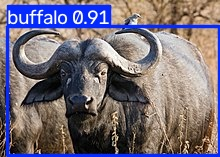
#> input picture LAB_10-Object Detection II/runs/image_test/buffalo_041.jpg, 220 x 157 px
$ python -i preprocessing.py   (imports and definitions only)
#> lines starting #> are read from the running program, lines starting #| are printed output that depends on the picture
#> further down, picture is the input picture: shape (157, 220, 3); mean B, G, R 121.3, 109.1, 117.3

import cv2
import numpy as np


# Preprocess images by converting color formats and resizing
def preprocess_image(image, img_size=100):
    """Resize image to RGB format."""
#> called with img_size = 100

    # Check if the image is empty or cannot be loaded
    if image is None or image.size == 0:
        return None

    # Convert grayscale images to RGB
    if image.ndim == 2:
        image = cv2.cvtColor(
            image, cv2.COLOR_GRAY2RGB
        )

    # Convert images with an Alpha Channel (BGRA) to RGB
    elif image.ndim == 3 and image.shape[2] == 4:
        image = cv2.cvtColor(
            image, cv2.COLOR_BGRA2RGB
        )

    # Convert normal color images from BGR to RGB
    else:
        image = cv2.cvtColor(
            image, cv2.COLOR_BGR2RGB
        )

    # Get the original height and width of the image
    height, width = image.shape[:2]
#> height = 157; width = 220

    # Select interpolation based on the original image size
    # Use INTER_AREA for downscaling and INTER_LINEAR for upscaling
    interpolation = (
        cv2.INTER_AREA
        if height > img_size or width > img_size
        else cv2.INTER_LINEAR
    )
#> interpolation = 3

    # Resize the image to the specified width and height
    image = cv2.resize(
        image,
        (img_size, img_size),
        interpolation=interpolation
    )
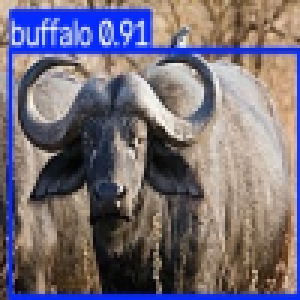
#> image: shape (100, 100, 3) (shown 3 times larger); mean R, G, B 117.3, 109.1, 121.3

    return image


# Convert images into a contiguous NumPy array for CNN input
def to_features(images):

    # Keep pixel values as uint8 (0-255) to reduce memory usage
    # Normalization from 0-255 to 0-1 is performed inside the CNN model
    return np.ascontiguousarray(
        images, dtype=np.uint8
    )

>>> import cv2
>>> picture = cv2.imread('../../LAB_10-Object Detection II/runs/image_test/buffalo_041.jpg')
>>> result = preprocess_image(picture)

$ run again, on LAB_10-Object Detection II/runs/image_test/buffalo_175.jpg
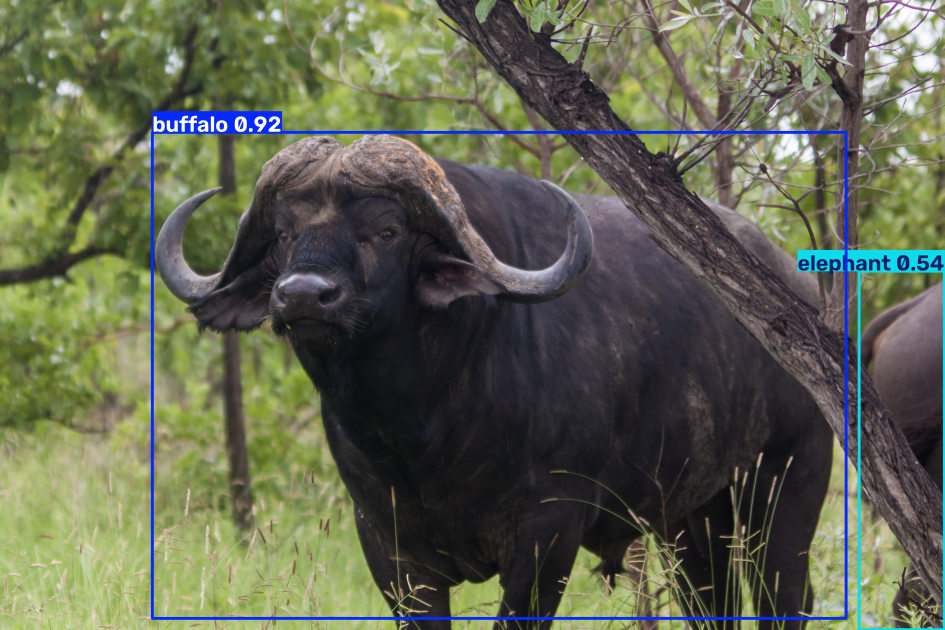
#> input picture LAB_10-Object Detection II/runs/image_test/buffalo_175.jpg, 3777 x 2518 px (shown at 1/4 size)
#> picture is the input picture: shape (2518, 3777, 3); mean B, G, R 80.1, 101.1, 97.2
#> in preprocess_image, `image = cv2.resize( image, (img_size, img_size), interpolation=interpo..`:
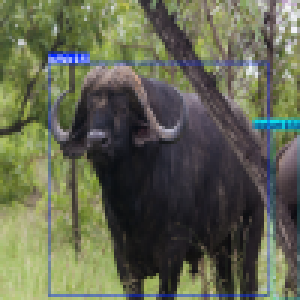
#> image: shape (100, 100, 3) (shown 3 times larger); mean R, G, B 97.2, 101.1, 80.1

$ run again, on LAB_10-Object Detection II/runs/image_test/elephant_066.jpg
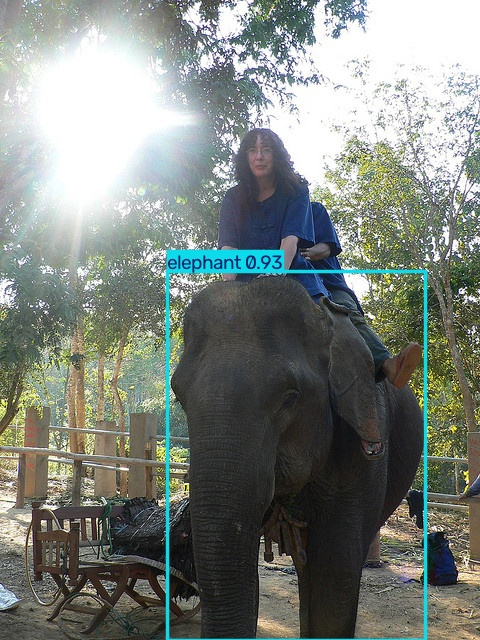
#> input picture LAB_10-Object Detection II/runs/image_test/elephant_066.jpg, 480 x 640 px
#> picture is the input picture: shape (640, 480, 3); mean B, G, R 125.3, 131.5, 125.2
#> in preprocess_image, `image = cv2.resize( image, (img_size, img_size), interpolation=interpo..`:
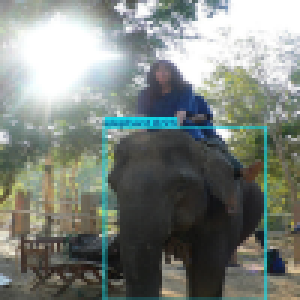
#> image: shape (100, 100, 3) (shown 3 times larger); mean R, G, B 125.2, 131.5, 125.3

$ run again, on LAB_10-Object Detection II/runs/image_test/rhino_310.jpg
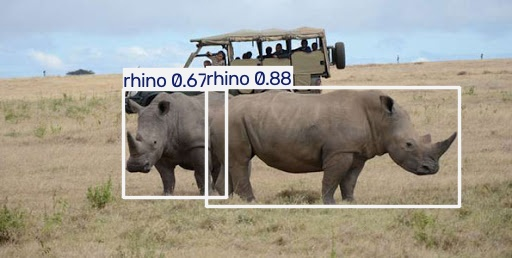
#> input picture LAB_10-Object Detection II/runs/image_test/rhino_310.jpg, 512 x 258 px
#> picture is the input picture: shape (258, 512, 3); mean B, G, R 143.8, 154.8, 159.2
#> in preprocess_image, `image = cv2.resize( image, (img_size, img_size), interpolation=interpo..`:
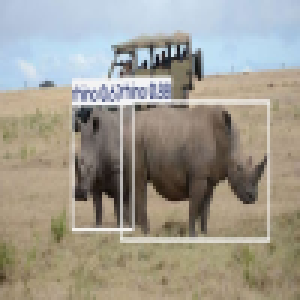
#> image: shape (100, 100, 3) (shown 3 times larger); mean R, G, B 159.2, 154.8, 143.8
